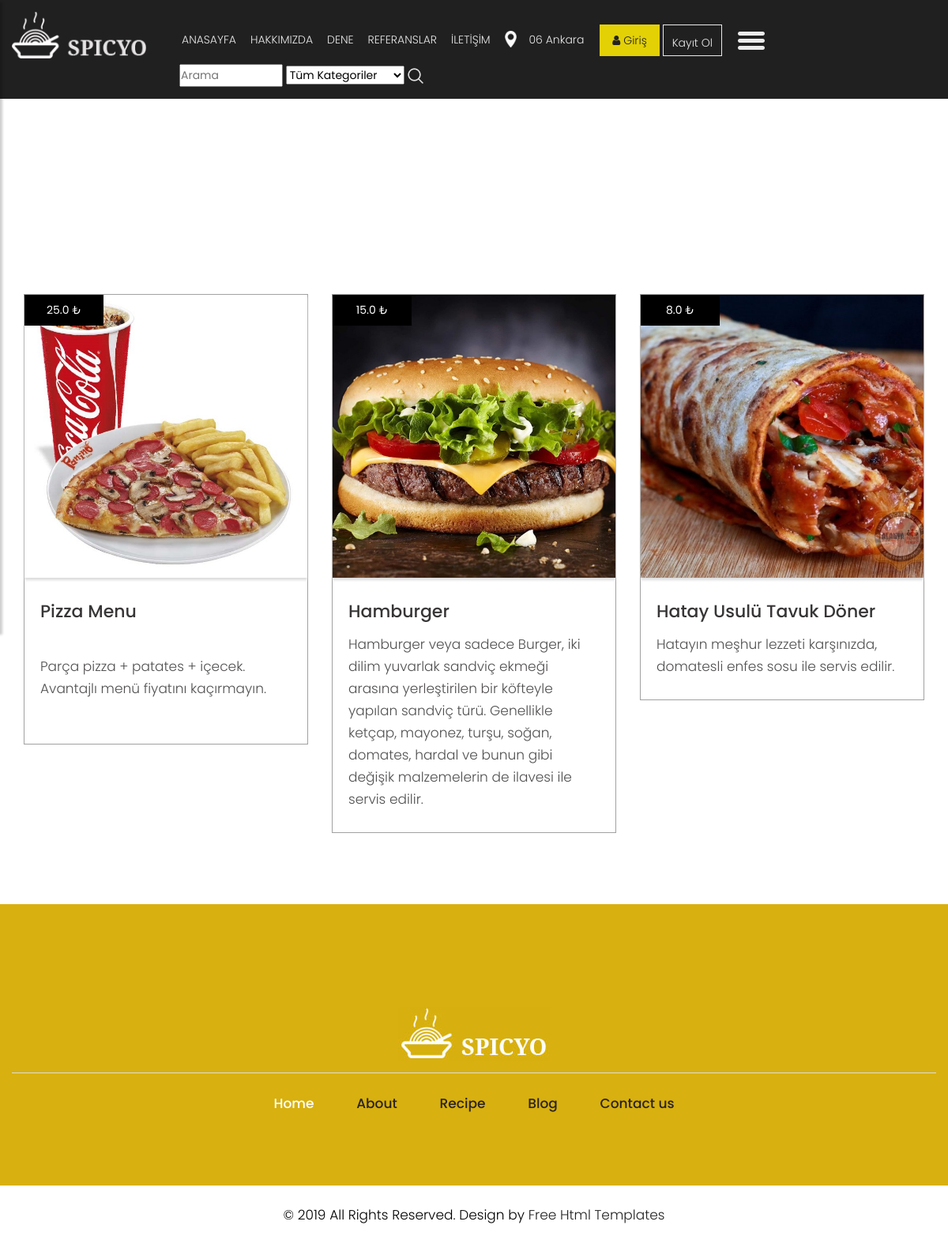
Page /catagory/16/fast-food/ on the committed database.
### product/models.py (models this page shows, shortened)
class Product(models.Model):
    STATUS = (
        ('True', 'Evet'),
        ('False', 'Hayır'),
    )
    catagory = models.ForeignKey(Catagory, on_delete=models.CASCADE)
    title = models.CharField(max_length=150)
    keywords = models.CharField(blank=True,max_length=255)
    description = models.CharField(blank=True,max_length=255)
    price = models.FloatField()
    amount = models.IntegerField()
    detail = RichTextUploadingField()
    slug = models.SlugField(null=False, unique=True)
    image = models.ImageField(blank=True, upload_to='images/')
    status = models.CharField(max_length=10, choices=STATUS)
    create_at = models.DateTimeField(auto_now_add=True)
    update_at = models.DateTimeField(auto_now_add=True)
    def image_tag(self):
        return mark_safe('<img src="{}" height="50"/>'.format(self.image.url))
    image_tag.short_description = 'Image'

### home/views.py (the view)
# urls.py: path('catagory/<int:id>/<slug:slug>/', views.catagory_products, name='catagory_products'),
def catagory_products(request,id,slug):
    catagory = Catagory.objects.all()
    catagorydata = Catagory.objects.get(pk=id)
    products = Product.objects.filter(catagory_id=id)
    context = {'products': products,
               'catagory': catagory,
               'catagorydata': catagorydata,
               }
    return render(request,'products.html', context)

### home/templates/products.html (shortened to what this page needs)
{%  extends "homebase.html" %}
{% block content %}
    <div id="breadcrumb">
        <div class="container">
            <ul class="breadcrumb">
                <li><a href="/">Anasayfa</a></li>
                <li class="active">{{ catagorydata.title }}</li>
            </ul>
        </div>
    </div>
    <div class="section">
        <div class="container">
            <div class="row">
                <br/><br/><br/><br/><br/>
                <div class="blog">
                        <div class="row">
                            {% for rs in products %}
                          <div class="col-xl-4 col-lg-4 col-md-4 col-sm-12 mar_bottom">
                            <div class="blog_box">
                              <div class="blog_img_box">
                                <figure><img src="{{ rs.image.url }}" alt="#"/>
                                 <span> {{ rs.price }} ₺ </span>
                                </figure>
                              </div>
                               <a href="/product/{{ rs.id }}/{{ rs.slug }}"><h3>{{ rs.title }}</h3></a>
                              <p> {{ rs.detail | safe }} </p>
                            </div>
                          </div>
                                {% endfor %}
                      </div>
                    </div>
            </div>
        </div>
    </div>
{% endblock %}

### home/static/css/style.css (style rules this page uses)
body { color: #666666; font-size: 14px; font-family: 'poppins', sans-serif; line-height: 1.80857; font-weight: normal; }
a { color: #1f1f1f; text-decoration: none !important; outline: none !important; -webkit-transition: all .3s ease-in-out; -moz-transition: all .3s ease-in-out; -ms-transition: all .3s ease-in-out; -o-transition: all .3s ease-in-out; transition: all .3s ease-in-out; }
h1, h2, h3, h4, h5, h6 { letter-spacing: 0; font-weight: normal; position: relative; padding: 0 0 10px 0; font-weight: normal; line-height: normal; color: #111111; margin: 0 }
h3 { font-size: 18px }
*, *::after, *::before { -webkit-box-sizing: border-box; -moz-box-sizing: border-box; box-sizing: border-box; }
ul, li, ol { margin: 0px; padding: 0px; list-style: none; }
p { margin: 0px; font-weight: 300; font-size: 15px; line-height: 24px; }
a { color: #222222; text-decoration: none; outline: none !important; }
a, .btn { text-decoration: none !important; outline: none !important; -webkit-transition: all .3s ease-in-out; -moz-transition: all .3s ease-in-out; -ms-transition: all .3s ease-in-out; -o-transition: all .3s ease-in-out; transition: all .3s ease-in-out; }
img { max-width: 100%; height: auto; }
.blog { padding-top: 180px; }
.blog .blog_box { border:#a1a1a1 solid 1px; background: #fff; }
.blog .blog_box .blog_img_box { background: #fff; box-shadow: #ddd 0px 3px 3px 0px; }
.blog .blog_box .blog_img_box figure { margin:0; position: relative; }
.blog_img_box figure img { width: 100%; }
.blog .blog_box .blog_img_box figure span { background: #000; top: 0; text-align: center; padding: 7px 10px; color: #fff; right: 0; left: 0; position: absolute; width: 100px; }
.blog .blog_box h3 { color: #373535; font-size: 22px; line-height: 25px; font-weight: 500; padding: 0px 20px; padding-top: 30px; padding-bottom: 15px; }
.blog .blog_box p { color: #525050; font-size: 17px; line-height: 28px; padding: 0px 20px; padding-bottom:28px; }
* { margin: 0; padding: 0; }

### rows in the picture
Product: image (picture), price "25.0", title "Pizza Menu", detail "Parça pizza + patates + içecek. Avantajlı menü fiyatını kaçırmayın."
Product: image (picture), price "15.0", title "Hamburger", detail "Hamburger veya sadece Burger, iki dilim yuvarlak sandviç ekmeği arasına yerleştirilen bir köfteyle yapılan sandviç türü. Genellikle ketçap, mayonez, turşu, soğan, domates, hardal ve bunun gibi değişik malzemelerin de ilavesi ile servis edilir."
Product: image (picture), price "8.0", title "Hatay Usulü Tavuk Döner", detail "Hatayın meşhur lezzeti karşınızda, domatesli enfes sosu ile servis edilir."
